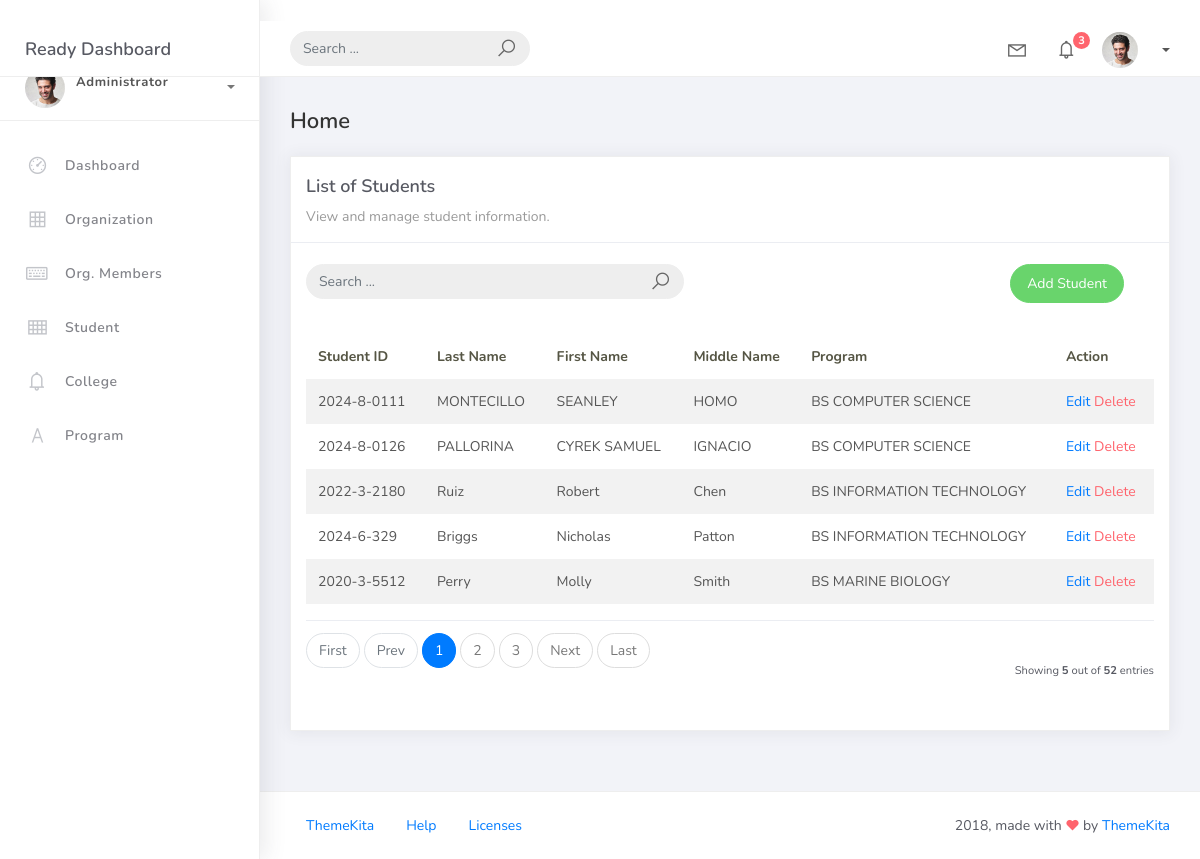
Screenshot of /student_list with the database file from the repository.
### studentorg/models.py (models this page shows, shortened)
class BaseModel(models.Model):
    created_at = models.DateTimeField(auto_now_add=True, db_index=True)
    updated_at = models.DateTimeField(auto_now=True)
    class Meta:
        abstract = True

class Student(BaseModel):
    student_id = models.CharField(max_length=15)
    lastname = models.CharField(max_length=25)
    firstname = models.CharField(max_length=25)
    middlename = models.CharField(max_length=25, blank=True, null=True)
    program = models.ForeignKey(Program, on_delete=models.CASCADE)

class Program(BaseModel):
    prog_name = models.CharField(max_length=150)
    college = models.ForeignKey(College, on_delete=models.CASCADE)
    def __str__(self):
        return self.prog_name

### studentorg/views.py (the view, shortened to what this page needs)
# urls.py: path("student_list", views.StudentListView.as_view(), name="student_list"),
class StudentListView(ListView):
    model = Student
    context_object_name = "student"
    template_name = "student_list.html"
    paginate_by = 5
    def get_queryset(self):
            qs = super().get_queryset()
            query = self.request.GET.get("q")
            return qs

### templates/student_list.html
{% extends 'base.html' %}
{% load static %}
{% block content %}
<div class="content">
    <div class="container-fluid">
        <h4 class="page-title">Home</h4>
        <div class="row">
            <div class="col-md-12">
                <div class="card">
                    <div class="card-header">
                        <div class="card-title">List of Students</div>
                        <div class="card-category">View and manage student information.</div>
                    </div>
                    <br />
                    <div class="col-md-12 row">
                        <div class="col-md-6">
                            <form class="navbar-left navbar-form nav-search mr-md-3" action="{% url "student-list" %}">
                                <div class="input-group">
                                    <input type="text" placeholder="Search ..." class="form-control" name="q" />
                                    <div class="input-group-append">
                                        <span class="input-group-text">
                                            <i class="la la-search search-icon"></i>
                                        </span>
                                    </div>
                                </div>
                            </form>
                        </div>
                        <div class="col-md-6">
                            <div class="pull-right">
                                <a href="{% url 'student-add' %}" class="btn btn-success btn-rounded">
                                    Add Student
                                </a>
                            </div>
                        </div>
                    </div>
                    <div class="card-body">
                        <table class="table table-striped mt-3">
                            <thead>
                                <tr>
                                    <th scope="col">Student ID</th>
                                    <th scope="col">Last Name</th>
                                    <th scope="col">First Name</th>
                                    <th scope="col">Middle Name</th>
                                    <th scope="col">Program</th>
                                    <th scope="col">Action</th>
                                </tr>
                            </thead>
                            <tbody>
                                {% for object in object_list %}
                                <tr>
                                    <td>{{ object.student_id }}</td>
                                    <td>{{ object.lastname }}</td>
                                    <td>{{ object.firstname }}</td>
                                    <td>{{ object.middlename }}</td>
                                    <td>{{ object.program }}</td>
                                    <td>
                                        <a href="student_list/{{ object.id }}">Edit</a>
                                        <a href="student_list/{{ object.id }}/delete" class="text-danger">Delete</a>
                                    </td>
                                </tr>
                                {% empty %}
                                <tr>
                                    <td colspan="6" style="text-align: center">
                                        <p class="text-sm font-weight-bold mb-0">No Records Found</p>
                                    </td>
                                </tr>
                                {% endfor %}
                            </tbody>
                        </table>
                        {% include 'includes/pagination.html' %}
                    </div>
                </div>
            </div>
        </div>
    </div>
</div>
{% endblock %}

### rows the page displays
Student: student_id "2024-8-0111", lastname "MONTECILLO", firstname "SEANLEY", middlename "HOMO", program "BS COMPUTER SCIENCE"
Student: student_id "2024-8-0126", lastname "PALLORINA", firstname "CYREK SAMUEL", middlename "IGNACIO", program "BS COMPUTER SCIENCE"
Student: student_id "2022-3-2180", lastname "Ruiz", firstname "Robert", middlename "Chen", program "BS INFORMATION TECHNOLOGY"
Student: student_id "2024-6-329", lastname "Briggs", firstname "Nicholas", middlename "Patton", program "BS INFORMATION TECHNOLOGY"
Student: student_id "2020-3-5512", lastname "Perry", firstname "Molly", middlename "Smith", program "BS MARINE BIOLOGY"

### other values shown
{{ page_num }} "1"
{{ page_num }} "2" "3"
{{ object_list.count }} "5"
{{ paginator.count }} "52"
